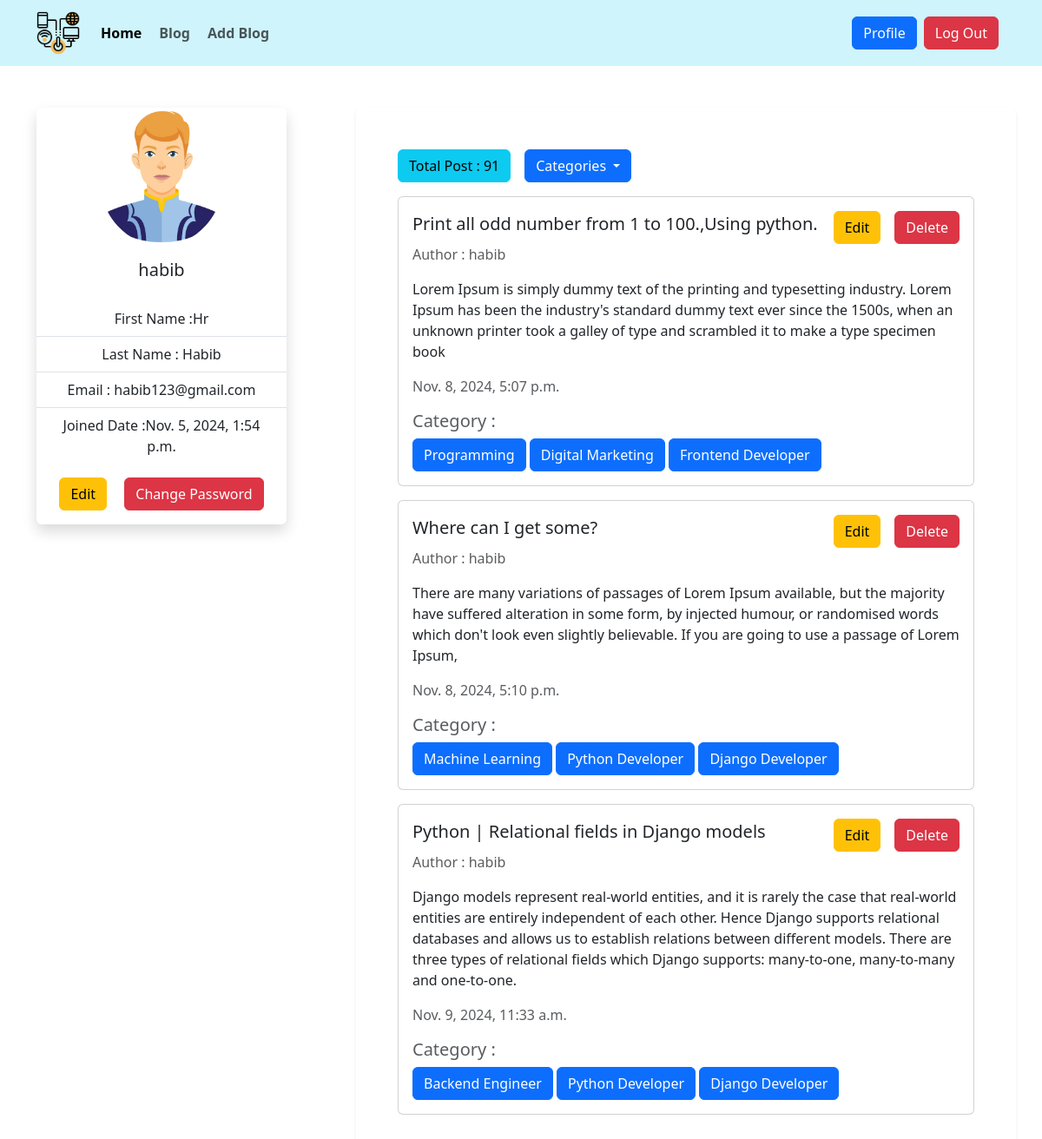
/profile/ (signed in), run on the app's committed database.
### author/models.py (models this page shows, shortened)
class blog_post(models.Model):
    title=models.CharField(max_length=100)
    content=models.TextField()
    category=models.ManyToManyField(Category)
    author=models.ForeignKey(User,on_delete=models.CASCADE)
    post_time=models.DateTimeField(auto_now_add=True)

class Category(models.Model):
    category=models.CharField(max_length=50)
    slug=models.SlugField(max_length=50, unique=True, null=True,blank=True)

### author/views.py (the view)
# urls.py: path('profile/',views.profile,name="profile"),
@login_required(login_url='/login/')
def profile(request):
    blog=blog_post.objects.filter(author=request.user)
    user=request.user
    return render(request,'author/profile.html',{'user':user,'blog':blog})

### author/templates/author/profile.html (shortened to what this page needs)
{% extends "base.html" %}
{% load static %}
{% block content %}
<div class="container">
    <div class="row d-flex justify-content-between mt-5 ">
        <div class="col-3  h-50 sticky-top">
            <div class="w-100  ">
                <div class="  card border-0 d-flex align-items-center text-center  rounded-2 shadow" style="width: 18rem;">
                    <img src="{% static 'image/profile_pic.png' %}" class="card-img-top w-50 rounded-circle " alt="Image">
                    <div class="card-body">
                    <h5 class="card-title">{{user.username}}</h5>
                    </div>
                    <ul class="list-group list-group-flush">
                      <li class="list-group-item">First Name :{{user.first_name}} </li>
                      <li class="list-group-item">Last Name : {{user.last_name}}</li>
                      <li class="list-group-item">Email : {{user.email}}</li>
                      <li class="list-group-item">Joined Date :{{user.date_joined}} </li>
                    </ul>
                    <div class="card-body">
                      <a href="{% url 'profile_update' %}" class="card-link btn btn-warning">Edit</a>
                      <a href="{% url 'password_change' %}" class="card-link btn btn-danger">Change Password</a>
                    </div>
                  </div>
            </div>
        </div>
        <div class="col-8 h-100 rounded-3 shadow-sm p-5">
            <div class="d-flex ">
                <a href="#" class="card-link btn btn-info me-3">Total Post : 91</a>
                <div class="dropdown">
                    <a class="btn btn-primary dropdown-toggle" type="button" data-bs-toggle="dropdown" aria-expanded="false">
                    Categories
                    </a>
                  </div>
                </div>
            <div class="w-100 pt-3">
                {% for post in blog %}
                <div class="card w-100 mb-3">
                    <div class="card-body ">
                      <div class="d-flex justify-content-between align-items-center">
                        <div>
                            <h5 class="card-title">{{post.title}} </h5>
                       </div>
                       <div class="d-flex ">
                        <a href="{% url 'edit_post' pk=post.pk %}" class="card-link btn btn-warning">Edit</a>
                      <a href="{% url 'delete_post' pk=post.pk %}" class="card-link btn btn-danger">Delete</a>
                   </div>
                    </div>
                      <p class="text-muted">Author : {{post.author}} </p>
                      <p class="card-text">{{post.content}} </p>
                      <p class="card-text text-muted">{{post.post_time}} </p>
                      <h5 class="text-muted">Category :</h5>
                      {% for cat in post.category.all %}
                      <a href="#" class="btn btn-primary"> {{cat.category}} </a>
                      {% endfor %}
                    </div>
                  </div>
                  {% endfor %}
            </div>
        </div>
    </div>
</div>
{% endblock content %}

### templates/base.html (shortened to what this page needs)
{% load static %}
<!doctype html>
<html lang="en">
  <head>
    <link
      href="https://cdn.jsdelivr.net/npm/bootstrap@5.3.2/dist/css/bootstrap.min.css"
      rel="stylesheet"
    />
    <link rel="stylesheet" href="{% static 'css/style.css' %}">
    <link rel="stylesheet" href="https://cdnjs.cloudflare.com/ajax/libs/font-awesome/6.6.0/css/all.min.css" />
  </head>
  <body>
    <header>
        <nav class="navbar navbar-expand-lg bg-info-subtle">
          <div class="container">
            <a class="navbar-brand" href="{% url 'home' %}"><img id="img_logo" src="{% static 'image/logo1.png' %}"></a>
            <div class="collapse navbar-collapse" id="navbarTogglerDemo03">
              <ul class="navbar-nav me-auto
               mb-lg-0 flex-grow-1">
              <div class="d-flex fw-semibold">
                <li class="nav-item me-1">
                  <a class="nav-link active" aria-current="page" href="{% url 'home' %}">Home</a>
                </li>
                <li class="nav-item me-1">
                  <a class="nav-link" href="{% url 'all_blog' %}">Blog</a>
                </li>
                <li class="nav-item me-1">
                  <a href="{% url 'new_blog' %}" class="nav-link " >Add Blog</a>
                </li>
              </div>
              </ul>
              <div class="d-flex " >
                {% if request.user.is_authenticated %}
                <a href="{% url 'profile' %}" class="btn btn-primary me-2">Profile</a>
                <a href="{% url 'logout' %}" class="btn btn-danger me-2">Log Out</a>
                {% else %}
                <a href="{% url 'login' %}" class="btn btn-primary me-2">Login</a>
                <a href="{% url 'register' %}" class="btn btn-info me-2">Register</a>
                {% endif %}
              </div>
            </div>
          </div>
        </nav>
    </header>
    <main>
      {% block content %}
      {% endblock content %}
    </main>
  </body>
</html>

### static/css/style.css (style rules this page uses)
#img_logo { width:50px; }

### data on the page
blog_post: title "Print all odd number from 1 to 100.,Using python.", author "habib", content "Lorem Ipsum is simply dummy text of the printing and typesetting industry. Lorem Ipsum has been the industry's standard dummy text ever since the 1500s, when an unknown printer took a galley of type and scrambled it to make a type specimen book", post_time "Nov. 8, 2024, 5:07 p.m."
Category: category "Programming"
Category: category "Digital Marketing"
Category: category "Frontend Developer"
blog_post: title "Where can I get some?", author "habib", content "There are many variations of passages of Lorem Ipsum available, but the majority have suffered alteration in some form, by injected humour, or randomised words which don't look even slightly believable. If you are going to use a passage of Lorem Ipsum,", post_time "Nov. 8, 2024, 5:10 p.m."
Category: category "Machine Learning"
Category: category "Python Developer"
Category: category "Django Developer"
blog_post: title "Python | Relational fields in Django models", author "habib", content "Django models represent real-world entities, and it is rarely the case that real-world entities are entirely independent of each other. Hence Django supports relational databases and allows us to establish relations between different models. There are three types of relational fields which Django supports: many-to-one, many-to-many and one-to-one.", post_time "Nov. 9, 2024, 11:33 a.m."
Category: category "Backend Engineer"

### other printed values
{{ user.username }} "habib"
{{ user.first_name }} "Hr"
{{ user.last_name }} "Habib"
{{ user.email }} "habib123@gmail.com"
{{ user.date_joined }} "Nov. 5, 2024, 1:54 p.m."
